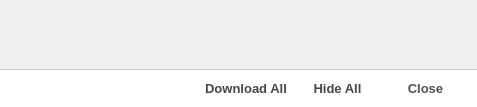
<?xml version="1.0" encoding="UTF-8"?>
<ui version="4.0">
 <class>RocketLayersWidget</class>
 <widget class="QWidget" name="RocketLayersWidget">
  <property name="geometry">
   <rect>
    <x>0</x>
    <y>0</y>
    <width>477</width>
    <height>107</height>
   </rect>
  </property>
  <property name="styleSheet">
   <string notr="true">QFrame#controlsFrame {
	background-color: white;
	border-top: 1px solid rgb(207, 207, 207);
}

QLabel, QPushButton {
	color: rgb(80, 80, 80);
	font: 12pt &quot;Arial&quot;;
	font-weight: bold;
}

QLabel#labelLayersTitle {
	font-family: &quot;Arial&quot;;
	font-size: 22px;
	color: rgb(65, 65, 65);
}

QPushButton {
	font-family: &quot;Arial&quot;;
	font-size: 16px;
	min-height: 25px;
	border: 1px solid rgba(104, 104, 104, 150);
	border-radius: 3px;
	color: rgb(66, 66, 66);
	background-color: qlineargradient(spread:pad, x1:0, y1:0, x2:0, y2:1, stop:0 rgba(233, 233, 233, 255), stop:1 rgba(255, 255, 255, 255));
}

QPushButton:disabled {
	color: rgb(172, 172, 172);
}

QPushButton:checked {
	background-color: qlineargradient(spread:pad, x1:0, y1:0, x2:0, y2:1, stop:0 rgba(0, 233, 0, 255), stop:1 rgba(255, 255, 255, 255));
}

QPushButton::hover {
	border: 1px solid rgba(104, 104, 104, 225);
	background-color: qlineargradient(spread:pad, x1:0, y1:0, x2:0, y2:1, stop:0.7 rgba(238, 238, 238, 255), stop:1 rgba(255, 255, 255, 255));
}

QPushButton::pressed {
	color: black;
	background-color: qlineargradient(spread:pad, x1:0, y1:0, x2:0, y2:1, stop:0 rgba(238, 238, 238, 255), stop:0.5 rgba(255, 255, 255, 255));
}

QPushButton#buttonClose, #downloadAllButton, #hideAllButton {
	background-color: transparent;
	color: rgb(80, 80, 80);
	border: 1px solid grey;
	border: 0px;
	border-radius: 3px;
	font-family: &quot;Arial&quot;;
	font-size: 13px;
	font-weight: bold;
	min-height: 25px;
	max-height: 25px;
	min-width: 75px;
	max-width: 75px;
	padding-left: 5px;
	padding-right: 5px;
}

QPushButton#downloadAllButton, #hideAllButton {
	max-width: 125px;
	color: rgb(70, 70, 70);
}

QPushButton#buttonClose::hover, #downloadAllButton::hover, #hideAllButton::hover {
	background-color: qlineargradient(spread:pad, x1:0, y1:0, x2:1, y2:1, stop:0 rgba(232, 234, 233, 255), stop:1 rgba(225, 226, 227, 255));
	color: rgb(60, 60, 60);
	border: 1px solid grey;
}

QPushButton#buttonClose::pressed, #downloadAllButton::pressed, #hideAllButton::pressed {
	background-color: rgba(200, 200, 200);
	border: 1px solid grey;
}
</string>
  </property>
  <layout class="QVBoxLayout" name="verticalLayout_2">
   <property name="spacing">
    <number>0</number>
   </property>
   <property name="margin">
    <number>0</number>
   </property>
   <item>
    <widget class="QFrame" name="frame">
     <property name="frameShape">
      <enum>QFrame::NoFrame</enum>
     </property>
     <property name="frameShadow">
      <enum>QFrame::Plain</enum>
     </property>
     <property name="lineWidth">
      <number>0</number>
     </property>
     <layout class="QVBoxLayout" name="verticalLayout">
      <property name="spacing">
       <number>0</number>
      </property>
      <property name="margin">
       <number>0</number>
      </property>
      <item>
       <widget class="QScrollArea" name="scrollArea">
        <property name="frameShape">
         <enum>QFrame::NoFrame</enum>
        </property>
        <property name="widgetResizable">
         <bool>true</bool>
        </property>
        <widget class="QWidget" name="scrollAreaWidgetContents">
         <property name="geometry">
          <rect>
           <x>0</x>
           <y>0</y>
           <width>477</width>
           <height>69</height>
          </rect>
         </property>
         <layout class="QVBoxLayout" name="verticalLayout_3">
          <item>
           <layout class="QVBoxLayout" name="layersLayout">
            <item>
             <spacer name="verticalSpacer">
              <property name="orientation">
               <enum>Qt::Vertical</enum>
              </property>
              <property name="sizeHint" stdset="0">
               <size>
                <width>1</width>
                <height>1</height>
               </size>
              </property>
             </spacer>
            </item>
           </layout>
          </item>
         </layout>
        </widget>
       </widget>
      </item>
     </layout>
    </widget>
   </item>
   <item>
    <widget class="QFrame" name="controlsFrame">
     <property name="frameShape">
      <enum>QFrame::NoFrame</enum>
     </property>
     <property name="frameShadow">
      <enum>QFrame::Plain</enum>
     </property>
     <property name="lineWidth">
      <number>0</number>
     </property>
     <layout class="QHBoxLayout" name="horizontalLayout_2">
      <property name="spacing">
       <number>3</number>
      </property>
      <property name="leftMargin">
       <number>9</number>
      </property>
      <property name="topMargin">
       <number>6</number>
      </property>
      <property name="bottomMargin">
       <number>6</number>
      </property>
      <item>
       <widget class="QLabel" name="labelLayersIcon">
        <property name="minimumSize">
         <size>
          <width>28</width>
          <height>22</height>
         </size>
        </property>
        <property name="maximumSize">
         <size>
          <width>28</width>
          <height>22</height>
         </size>
        </property>
        <property name="text">
         <string/>
        </property>
        <property name="pixmap">
         <pixmap resource="RocketPlugin.qrc">:/images/icon-layers-big.png</pixmap>
        </property>
        <property name="scaledContents">
         <bool>true</bool>
        </property>
       </widget>
      </item>
      <item>
       <spacer name="horizontalSpacer_2">
        <property name="orientation">
         <enum>Qt::Horizontal</enum>
        </property>
        <property name="sizeHint" stdset="0">
         <size>
          <width>40</width>
          <height>20</height>
         </size>
        </property>
       </spacer>
      </item>
      <item>
       <widget class="QPushButton" name="downloadAllButton">
        <property name="text">
         <string>Download All</string>
        </property>
       </widget>
      </item>
      <item>
       <widget class="QPushButton" name="hideAllButton">
        <property name="text">
         <string>Hide All</string>
        </property>
       </widget>
      </item>
      <item>
       <widget class="QPushButton" name="buttonClose">
        <property name="text">
         <string>Close</string>
        </property>
        <property name="icon">
         <iconset resource="RocketPlugin.qrc">
          <normaloff>:/images/icon-check.png</normaloff>:/images/icon-check.png</iconset>
        </property>
       </widget>
      </item>
     </layout>
    </widget>
   </item>
  </layout>
 </widget>
 <resources>
  <include location="RocketPlugin.qrc"/>
 </resources>
 <connections/>
</ui>
